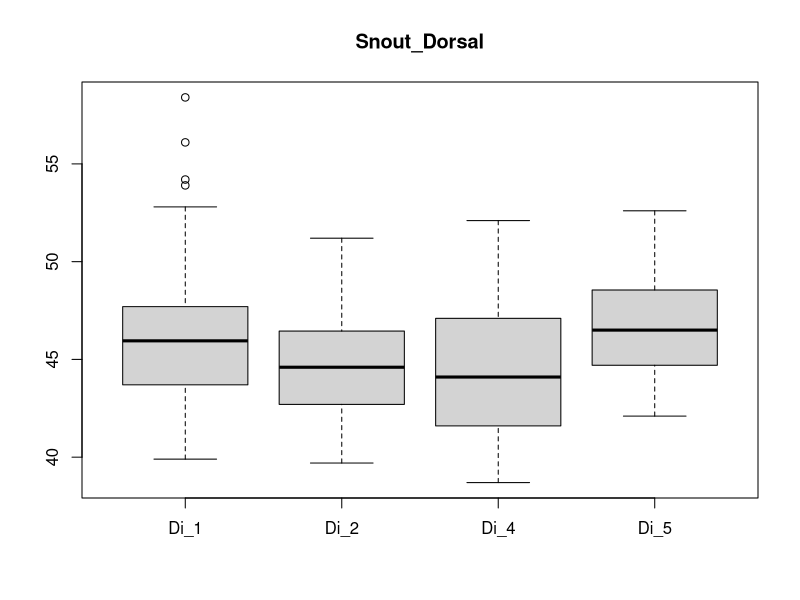

The R source for this figure:
Di_1 <- c(56.1,47.3,46.1,48.6,44.4,47.1,43.7,44.4,46.0,43.1,45.3,44.6,45.7,40.0,39.9,47.3,45.4,42.9,49.4,47.7,42.9,49.7,46.8,40.0,45.9,43.8,58.4,43.1,43.8,47.2,51.2,43.7,46.1,47.2,42.9,46.0,43.0,46.4,43.2,44.4,44.7,54.2,48.4,47.7,53.9,52.8,42.1,48.5,41.8,49.5)
Di_2 <- c(39.8,41.8,44.4,39.7,44.4,42.5,46.8,49.3,40.9,40.0,41.9,45.6,45.0,42.0,43.8,49.6,42.9,47.2,47.1,44.4,47.3,43.1,40.0,46.4,45.7,42.8,45.4,43.0,47.0,42.6,48.1,44.9,42.2,45.5,45.7,48.8,46.2,40.0,43.4,46.5,42.6,44.6,42.8,46.4,43.0,43.9,47.6,45.6,51.2,49.4,44.8)
Di_4 <- c(43.0,45.7,41.0,44.1,49.0,50.0,48.0,44.0,40.7,45.7,40.6,47.1,40.7,44.3,38.7,38.8,40.8,44.3,44.4,44.1,43.0,48.3,43.3,45.7,41.4,49.5,41.4,41.9,40.6,44.1,49.2,41.6,48.8,46.2,52.1,43.9,47.6,44.6,44.1,39.9,45.0,42.4,48.5,43.3,45.9,45.8,44.7,41.9,39.9,48.2,50.2,43.1,49.8,41.6)
Di_5 <- c(52.6,48.5,49.6,42.6,48.3,45.6,49.0,47.7,45.4,44.5,43.5,48.3,52.5,45.9,48.6,42.1,46.9,44.9,46.1,44.3)
svg(filename = 'morpho_data/boxplotSnout_Dorsal.svg')
boxplot(Di_1, Di_2, Di_4, Di_5, names = c('Di_1', 'Di_2', 'Di_4', 'Di_5'), main = 'Snout_Dorsal')
dev.off()
